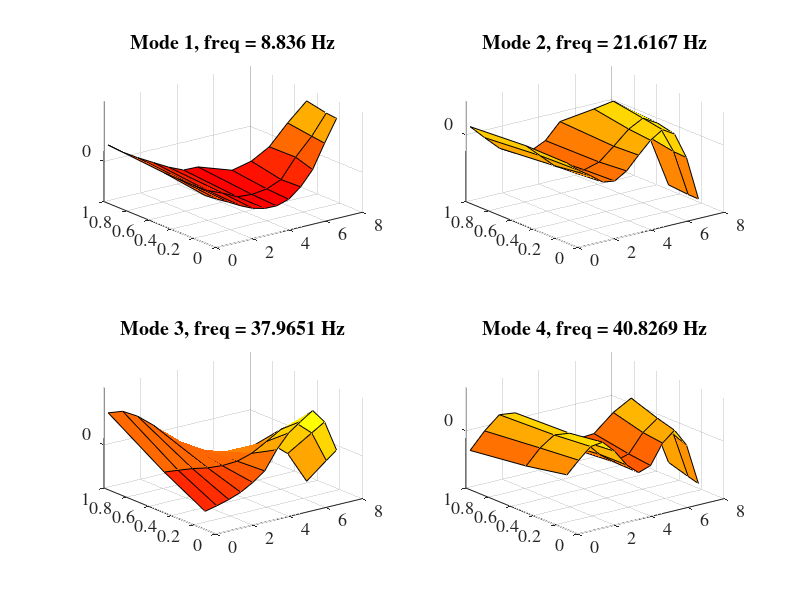
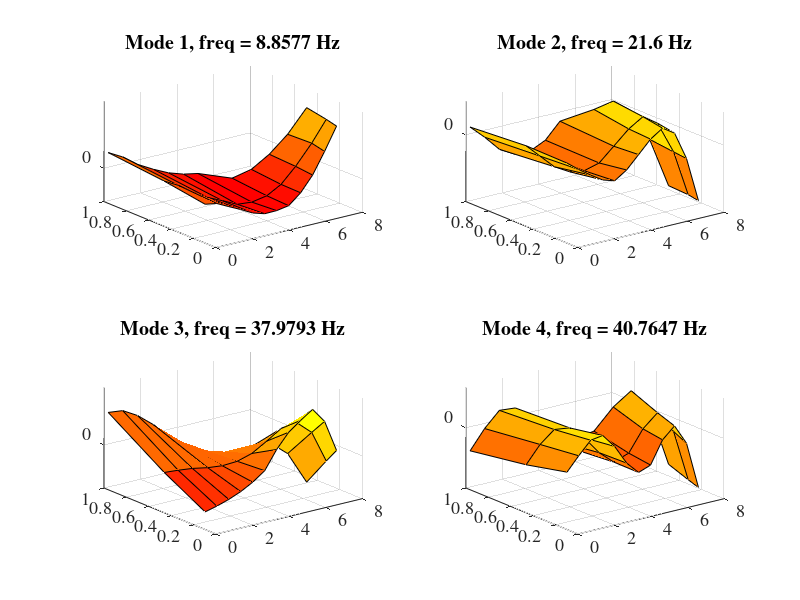
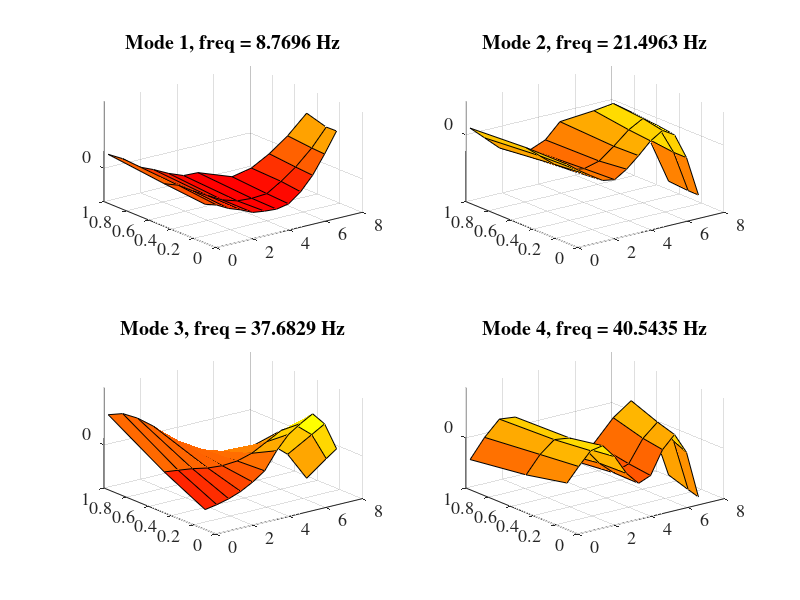
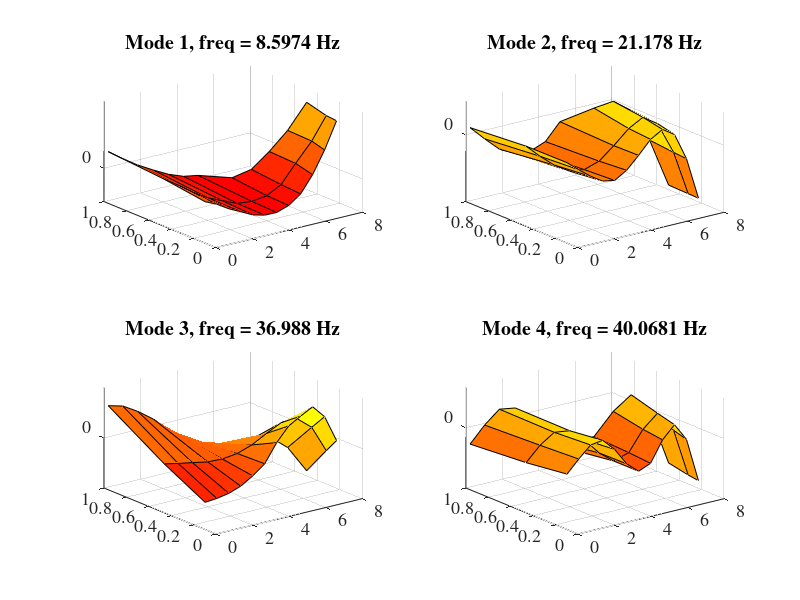

Write MATLAB code to recreate these figures, in order.
clear;
FS= 13; % fontsize

%% ======== Extract the mode shapes for the health state ==================
% addpath('add the location of the folder ModeShapeData')  
addpath('/Volumes/GoogleDrive/My Drive/2Data Cluster/Github/Fail-safe/ModeShapeData')

load ModeShapeF_T0UD2.mat
modaldata{1}=modal_data;
load ModeShapeF_T5UD2.mat
modaldata{2}=modal_data;
load ModeShapeF_T10UD2.mat
modaldata{3}=modal_data;
load ModeShapeF_T15UD2.mat
modaldata{4}=modal_data;
load ModeShapeF_T20UD2.mat
modaldata{5}=modal_data;
load ModeShapeF_T25UD2.mat
modaldata{6}=modal_data;

% rmpath('add the location of the folder ModeShapeData')
rmpath('/Volumes/GoogleDrive/My Drive/2Data Cluster/Github/Fail-safe/ModeShapeData')

NFCol=[1 2 3 4]; % Select mode shapes
MSNum=size(NFCol,2); % The number of mode shapes
TNum = size(modaldata,2);

NF =zeros(TNum,MSNum); Coe4Modes =[];
for j = 1:TNum 
    for i = 1:MSNum
        NF(j,:)=modaldata{j}.modeFreq(1,NFCol);
        Coe4Modes{1,j}(:,i)=modaldata{j}.modeShape{1,NFCol(1,i)}(:,3); 
    end
end

%% ======== Plot the mode shapes for the health state =====================
DOFs=size(Coe4Modes{1,1},1);  % The degree of freedoms

% DOF coordinates in space
geom.x{1}(:,1) = modaldata{1}.Geometry.XYZ(1:12,2);
geom.x{1}(:,2) = modaldata{1}.Geometry.XYZ(13:24,2);
geom.x{1}(:,3) = modaldata{1}.Geometry.XYZ(25:36,2);

geom.y{1}(:,1) = modaldata{1}.Geometry.XYZ(1:12,1);
geom.y{1}(:,2) = modaldata{1}.Geometry.XYZ(13:24,1);
geom.y{1}(:,3) = modaldata{1}.Geometry.XYZ(25:36,1);

% reorder mode shapes according to DOFs
for j =1:TNum
    for i =1:MSNum
        modeshapes{1,j}.sub{i,1}(:,1) = Coe4Modes{1,j}(1:12,i); % 0.5*i*10^4
        modeshapes{1,j}.sub{i,1}(:,2) = Coe4Modes{1,j}(13:24,i);
        modeshapes{1,j}.sub{i,1}(:,3) = Coe4Modes{1,j}(25:36,i);
    end
end

for j =1:TNum
    figure(j)
    for i = 1:MSNum
        titles = ['Mode ',num2str(i), ', freq = ',num2str(NF(j,i)), ' Hz'];
        subplot(2,2,i)
        surf(geom.x{1,1}, geom.y{1,1}, modeshapes{1,j}.sub{i,1})
        colormap autumn
        title(titles,'fontname','times','fontsize',FS)
        zticks(0)
        set(gca,'fontSize',FS,'fontname','times') 
    end
end